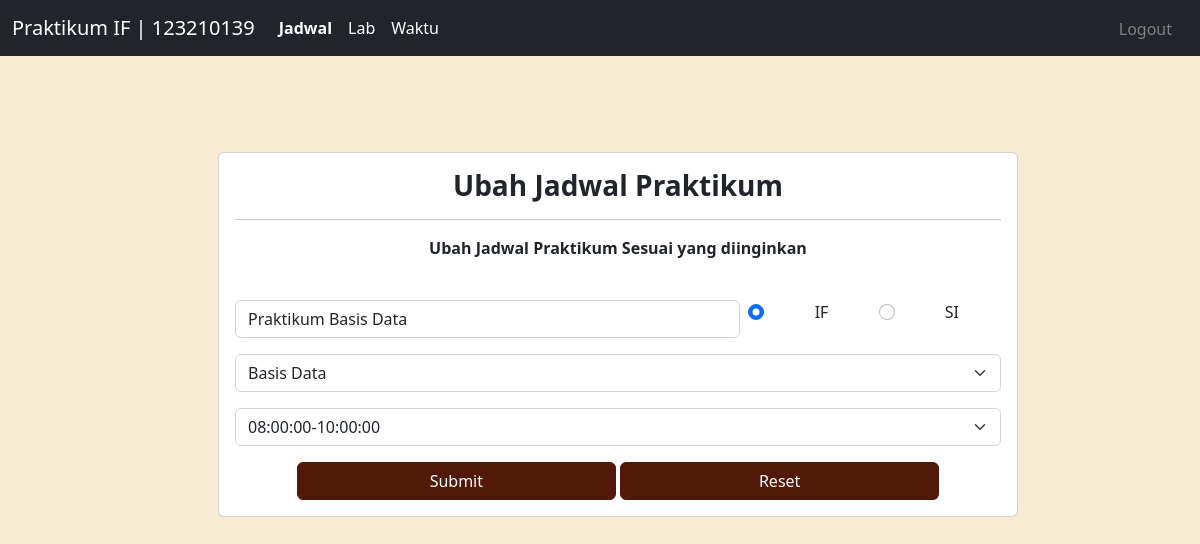
The page /edit_jadwal.php?id_jadwal=6 (signed in) on the database its author committed.
### tables this page shows
CREATE TABLE `jadwal` (
  `id_jadwal` int(11) NOT NULL,
  `mk` varchar(50) NOT NULL,
  `jurusan` varchar(2) NOT NULL,
  `id_lab` int(11) NOT NULL,
  `id_waktu` int(11) NOT NULL
);

### edit_jadwal.php (the view, shortened to what this page needs)
<!DOCTYPE html>
<html lang="en">
<head>
    <link href="https://cdn.jsdelivr.net/npm/bootstrap@5.2.2/dist/css/bootstrap.min.css" rel="stylesheet">
</head>
<body>
    <?php
    include "koneksi.php";
    $id_jadwal  = $_GET['id_jadwal'];
    $query      = mysqli_query($connect, "SELECT * FROM jadwal where id_jadwal=$id_jadwal");
    $data       = mysqli_fetch_array($query);
    ?>
    <nav class="navbar navbar-expand-lg bg-dark">
        <div class="container-fluid">
            <a class="navbar-brand">
                <font color="white">Praktikum IF | 123210139
            </a></font>
            <div class="collapse navbar-collapse" id="navbarNavAltMarkup">
                <div class="navbar-nav">
                    <a class="nav-link" href="jadwal.php">
                        <font color="white"><b>Jadwal</b>
                    </a></font>
                    <a class="nav-link" href="lab.php">
                        <font color="white">Lab
                    </a></font>
                    <a class="nav-link" href="waktu.php">
                        <font color="white">Waktu
                    </a></font>
                </div>
            </div>
            <a class="navbar-brand" href="logout.php">
                <font size="3" , color="grey">Logout</font>
            </a>
        </div>
    </nav>
    <br>
    <center>
        <div class="container m-5 p-4">
            <div class="card" style="width: 50rem;">
                <div class="card-body">
                    <h3><b>Ubah Jadwal Praktikum</b></h3>
                    <hr>
                    <p><b>Ubah Jadwal Praktikum Sesuai yang diinginkan</b></p>
                    <br>
                    <form method="POST" action="editjadwal_proses.php?id_jadwal=<?= $_GET['id_jadwal'] ?>" class="row g-3">
                        <div class="col-8">
                            <input type="text" class="form-control" aria-label="mk" name="mk" value="<?= $data['mk'] ?>">
                        </div>
                        <div class="form-check col-2">
                            <input class="form-check-input" type="radio" name="jurusan" id="gridRadios1" value="<?= $data['jurusan'] ?>" <?php if ($data['jurusan'] == 'IF') echo 'checked' ?>>
                            <label class="form-check-label" for="gridRadios1">
                                IF
                            </label>
                        </div>
                        <div class="form-check col-2">
                            <input class="form-check-input" type="radio" name="jurusan" id="gridRadios2" value="<?= $data['jurusan'] ?>" <?php if ($data['jurusan'] == 'SI') echo 'checked' ?>>
                            <label class="form-check-label" for="gridRadios2">
                                SI
                            </label>
                        </div>
                        <div class="col-12">
                            <select name="id_lab" id="inputState" class="form-select">
                                <?php
                                $sql2    = "SELECT * FROM lab;";
                                $query2  = mysqli_query($connect, $sql2);
                                while ($data_lab = mysqli_fetch_array($query2)) {
                                    if ($data['id_lab'] == $data_lab['id_lab']) {
                                        $select = "selected";
                                    } else {
                                        $select = "";
                                    }
                                    echo "<option value=" . $data_lab['id_lab'] . " $select>" . $data_lab['lab'] . "</option>";
                                }
                                ?>
                            </select>
                        </div>
                        <div class="col-12">
                            <select name="id_waktu" id="inputState" class="form-select">
                                <?php
                                $sql3    = "SELECT * FROM waktu;";
                                $query3  = mysqli_query($connect, $sql3);
                                while ($data_waktu = mysqli_fetch_array($query3)) {
                                    if ($data['id_waktu'] == $data_waktu['id_waktu']) {
                                        $select = "selected";
                                    } else {
                                        $select = "";
                                    }
                                    echo "<option value=" . $data_waktu['id_waktu'] . " $select>" . $data_waktu['waktu_mulai'] . "-" . $data_waktu['waktu_selesai'] . "</option>";
                                }
                                ?>
                            </select>
                        </div>
                        <div class="d-grid gap-2 col-12 d-md-block">
                            <input type="submit" class="btn btn-dark btn-custom col-5">
                            <button type="reset" class="btn btn-dark btn-custom col-5">Reset</button>
                        </div>
                    </form>
                </div>
            </div>
        </div>
    </center>
</body>
</html>

### edit_jadwal.php (style rules this page uses)
body { background-color: #f7ebd3; }
h3 { font-family: 'Segoe UI'; }
p { font-family: 'Segoe UI'; }
.btn-custom { color: #ffffff; background-color: #521908; border-color: #521908; }

### rows shown on the page
jadwal: mk "Praktikum Basis Data", jurusan "☑ IF", jurusan "☐ SI"

### other values the page prints
form field id_lab "Basis Data"
form field id_waktu "08:00:00-10:00:00"
